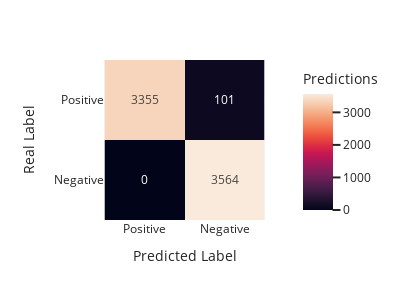

This figure's notebook cell:
### Code cell
print(conf_matrix_total)
metrics = conf_matrix_metrics(conf_matrix_total)
print_metrics(metrics)
plot_confusion_matrix(metrics)

### Figure 1 — Plotly figure (JSON) as saved in the notebook; plotly's stock layout.template omitted (floating-point values rounded to 4 significant figures)
{"data": [{"coloraxis": "coloraxis", "hovertemplate": "Predicted Label: %{x}<br>Real Label: %{y}<br>Predictions: %{z}<extra></extra>", "name": "0", "texttemplate": "%{z}", "type": "heatmap", "x": ["Positive", "Negative"], "xaxis": "x", "y": ["Positive", "Negative"], "yaxis": "y", "z": [[3355, 101], [0, 3564]]}], "layout": {"coloraxis": {"colorbar": {"title": {"text": "Predictions"}}, "colorscale": [[0, "rgb(2,4,25)"], [0.0625, "rgb(24,15,41)"], [0.125, "rgb(47,23,57)"], [0.1875, "rgb(71,28,72)"], [0.25, "rgb(97,30,82)"], [0.3125, "rgb(123,30,89)"], [0.375, "rgb(150,27,91)"], [0.4375, "rgb(177,22,88)"], [0.5, "rgb(203,26,79)"], [0.5625, "rgb(223,47,67)"], [0.625, "rgb(236,76,61)"], [0.6875, "rgb(242,107,73)"], [0.75, "rgb(244,135,95)"], [0.8125, "rgb(245,162,122)"], [0.875, "rgb(246,188,153)"], [0.9375, "rgb(247,212,187)"], [1, "rgb(250,234,220)"]]}, "height": 300, "margin": {"t": 60}, "width": 400, "xaxis": {"anchor": "y", "constrain": "domain", "domain": [0, 1], "scaleanchor": "y", "title": {"text": "Predicted Label"}}, "yaxis": {"anchor": "x", "autorange": "reversed", "constrain": "domain", "domain": [0, 1], "title": {"text": "Real Label"}}}}
